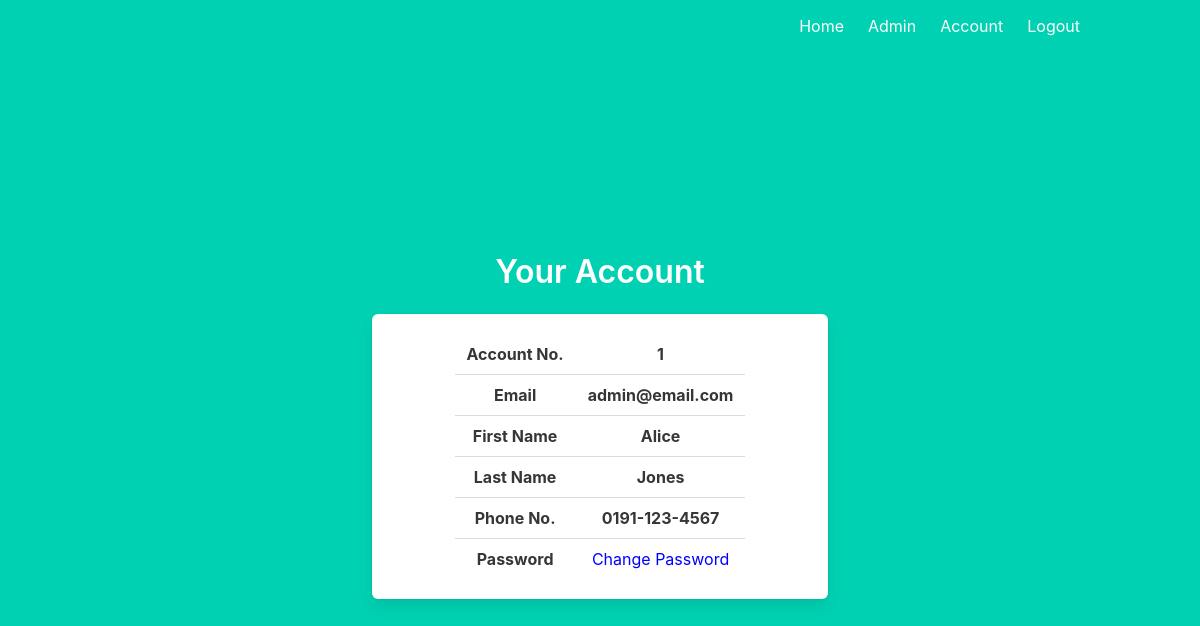
/account (signed in), run on the app's committed database.
### models.py (models this page shows, shortened)
class User(db.Model, UserMixin):
    __tablename__ = 'users'
    id = db.Column(db.Integer, primary_key=True)
    email = db.Column(db.String(100), nullable=False, unique=True)
    password = db.Column(db.String(100), nullable=False)
    firstname = db.Column(db.String(100), nullable=False)
    lastname = db.Column(db.String(100), nullable=False)
    phone = db.Column(db.String(100), nullable=False)
    role = db.Column(db.String(100), nullable=False, default='user')
    pin_key = db.Column(db.String(32), nullable=False, default=pyotp.random_base32())
    registered_on = db.Column(db.DateTime, nullable=False)
    current_login = db.Column(db.DateTime, nullable=True)
    last_login = db.Column(db.DateTime, nullable=True)
    post_key = db.Column(db.BLOB, nullable=False, default=Fernet.generate_key())
    draws = db.relationship('Draw')

### users/views.py (the view)
@users_blueprint.route('/account')
@login_required
def account():
    return render_template('users/account.html',
                           acc_no=current_user.id,
                           email=current_user.email,
                           firstname=current_user.firstname,
                           lastname=current_user.lastname,
                           phone=current_user.phone)

### app.py (called while the page is built)
@login_manager.user_loader
def load_user(id):
    return User.query.get(int(id))

### templates/users/account.html
{% extends "base.html" %}
{% block content %}
<div class="column is-6 is-offset-3">
    <h3 class="title">Your Account</h3>
    <div class="box">
        <table class="table">
        <tbody>
            <tr>
                <th>Account No.</th>
                <th>{{ acc_no }}</th>
            </tr>
            <tr>
                <th>Email</th>
                <th>{{ email }}</th>
            </tr>
            <tr>
                <th>First Name</th>
                <th>{{ firstname }}</th>
            </tr>
            <tr>
                <th>Last Name</th>
                <th>{{ lastname }}</th>
            </tr>
            <tr>
                <th>Phone No.</th>
                <th>{{ phone }}</th>
            </tr>
            <tr>
                <th>Password</th>
                <td><a style='color: blue' href="{{ url_for('users.update_password') }}">Change Password</a></td>
            </tr>
        </tbody>
        </table>
    </div>
</div>
{% endblock %}

### templates/base.html (style rules this page uses)
.table { margin-left: auto; margin-right: auto; }

### data on the page
User: email "admin@email.com", firstname "Alice", lastname "Jones", phone "0191-123-4567"

### other printed values
{{ acc_no }} "1"
